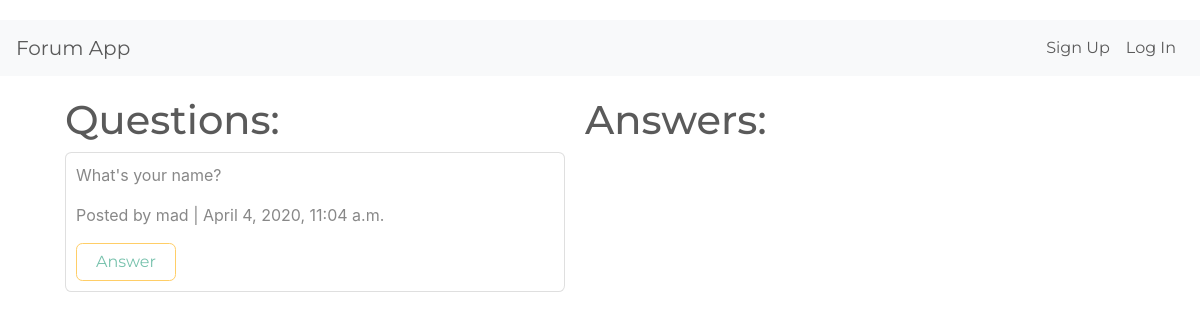
Page /dashboard/ on the earlier database version.
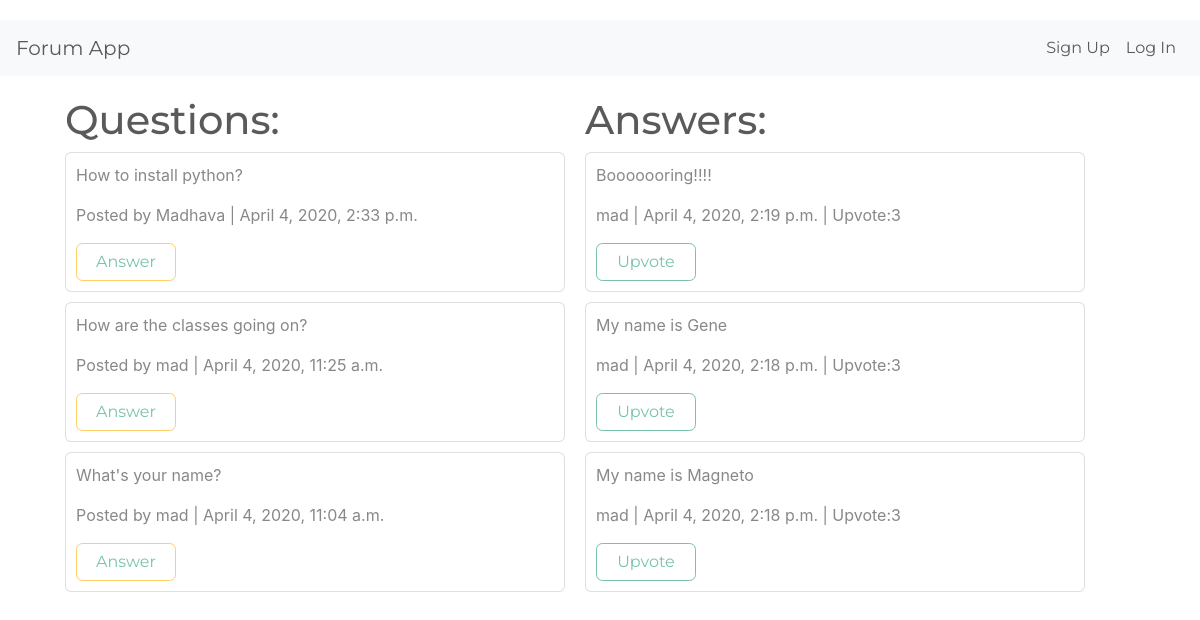
Same page on the later database version.
### forum/models.py (models this page shows)
class Question(models.Model):
    author=models.ForeignKey(User,on_delete=models.CASCADE,null=True,blank=True)
    question=models.CharField(max_length=200)
    timestamp=models.DateTimeField(auto_now=True)

class Answer(models.Model):
    answer=models.TextField()
    timestamp=models.DateTimeField(auto_now=True)
    question=models.ForeignKey(Question,on_delete=models.CASCADE,null=True,blank=True)
    author=models.ForeignKey(User,on_delete=models.CASCADE,null=True,blank=True)
    upvotes=models.IntegerField(default=1)

### forum/views.py (the view)
# urls.py: path('dashboard/',dashboard),
def dashboard(request):
    all_question=Question.objects.all().order_by("-timestamp")
    all_answer=Answer.objects.all().order_by("-timestamp")
    return render(request,"dashboard.html",{"question":all_question,"answer":all_answer})

### forum/templates/dashboard.html
{% extends 'base.html' %}
{% block body %}
<div class="container" style="display: flex;">
    <div style="width: 500px;margin-right: 20px;">
        <h1>Questions:</h1>
        {% for q in question %}
            <div class="card" style="padding: 10px;margin-bottom: 10px;">
                <p>{{q.question}}</p>
                <p>Posted by {{q.author}} | {{q.timestamp}}</p>
                <button class="btn btn-outline-warning" style="width: 100px;"><a href="/discussion/{{q.id}}/" style="text-decoration: none;">Answer</a></button>
            </div>
        {% endfor %}
    </div>
    <div style="width: 500px;">
        <h1>Answers:</h1>
        {% for a in answer %}
        <div  class="card" style="padding: 10px;margin-bottom: 10px;">
            <p>{{a.answer}}</p>
            <p>{{a.author}} | {{a.timestamp}} | Upvote:{{a.upvotes}}</p>
            <button class="btn btn-outline-primary" style="width: 100px;"><a href="/upvote/{{a.id}}/"style="text-decoration: none;">Upvote</a></button>
        </div>
        {% endfor %}
    </div>
</div>
{% endblock %}

### authentication/templates/base.html (shortened to what this page needs)
<!DOCTYPE html>
<html>
<head>
    <link rel="stylesheet" href="https://bootswatch.com/4/minty/bootstrap.min.css">
</head>
<body>
    <div class="container" style="min-height: 650px; display: flex;flex-direction: column;justify-content:left ;align-items: center;width: 100%;padding: 20px;">
        <nav class="navbar navbar-expand-lg navbar-light bg-light" style="width: 1200px;margin-bottom: 20px;">
                <div>
                    <a class="navbar-brand" href="/dashboard/">Forum App</a>
                </div>
            <div class="collapse navbar-collapse" id="navbarNavAltMarkup">
              <div class="navbar-nav ml-auto">
                {% if not user.is_authenticated %}
                <a class="nav-item nav-link active" href="/signup/">Sign Up</a>
                <a class="nav-item nav-link active" href="/login/">Log In</a>
                {% elif user.is_authenticated %}
                <a class="nav-item nav-link active" href="/dashboard/">Dashboard</a>
                <a class="nav-item nav-link active" href="/questions/">Question</a>
                <a class="nav-item nav-link active" href="/logout/">Log Out</a>
                {% endif %}
              </div>
            </div>
          </nav>
            {% block body %}
            {% endblock %}
        </div>
</body>
</html>

Differences in the rows shown:
added Question: question "How to install python?", author "Madhava", timestamp "April 4, 2020, 2:33 p.m."
added Question: question "How are the classes going on?", author "mad", timestamp "April 4, 2020, 11:25 a.m."
added Answer: answer "Booooooring!!!!", author "mad", timestamp "April 4, 2020, 2:19 p.m.", upvotes "3"
added Answer: answer "My name is Gene", author "mad", timestamp "April 4, 2020, 2:18 p.m.", upvotes "3"
added Answer: answer "My name is Magneto", author "mad", timestamp "April 4, 2020, 2:18 p.m.", upvotes "3"
